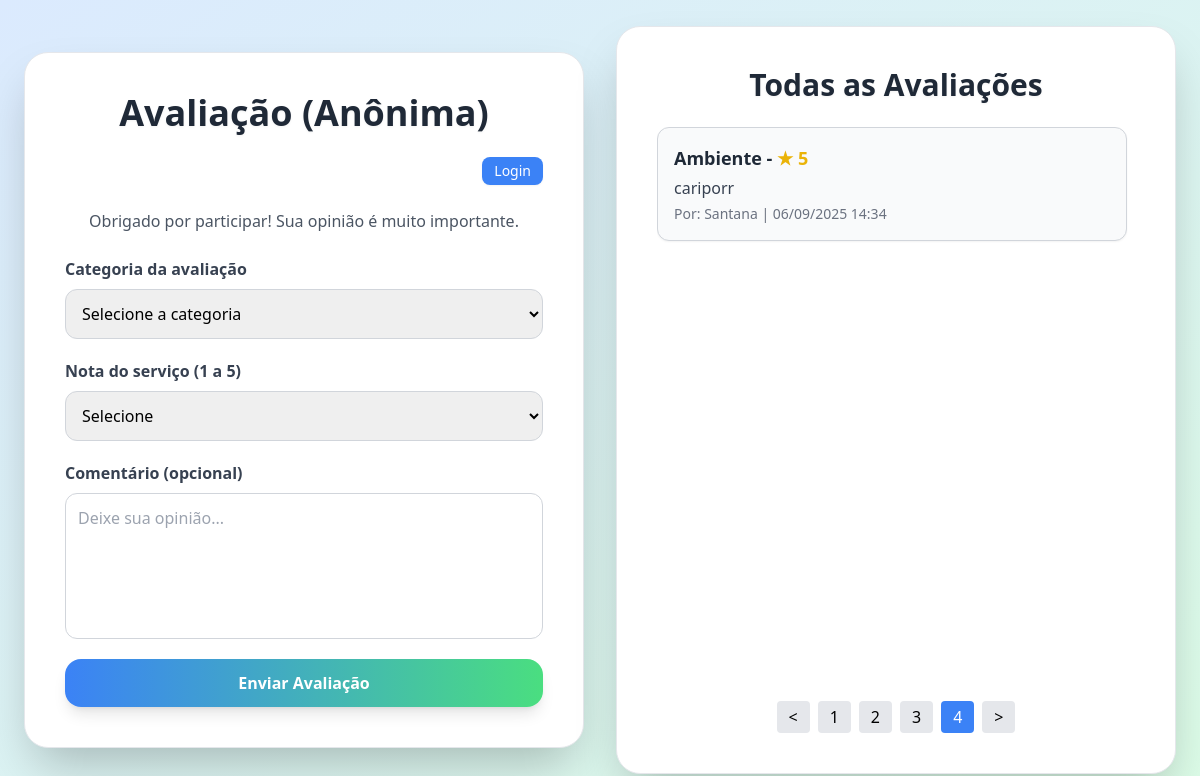
Screenshot of /src/frontend/views/view_painel.php?pagina=4 with the database file from the repository.
### tables this page shows
CREATE TABLE `avaliacoes` (
  `id_avaliacao` int(11) NOT NULL,
  `id_usuario` int(11) DEFAULT NULL,
  `ip_usuario` varchar(64) NOT NULL,
  `id_categoria` int(11) NOT NULL,
  `conteudo` text NOT NULL,
  `nota` int(11) DEFAULT NULL CHECK (`nota` between 1 and 5),
  `data_avaliacao` datetime DEFAULT current_timestamp(),
  `anonima` tinyint(1) DEFAULT 0
);

CREATE TABLE `categorias_avaliacao` (
  `id_categoria` int(11) NOT NULL,
  `nome_categoria` varchar(100) NOT NULL
);

CREATE TABLE `usuarios` (
  `id_usuario` int(11) NOT NULL,
  `id_tipo` int(11) NOT NULL,
  `nome` varchar(100) NOT NULL,
  `email` varchar(150) NOT NULL,
  `data_cadastro` datetime DEFAULT current_timestamp(),
  `cnpj` varchar(18) DEFAULT NULL
);

### src/backend/model/sessao.php (called while the page is built, shortened)
<?php
include_once __DIR__ . '/../database/db.php';
function verificarSessao() {
    if (!isset($_SESSION['usuario']) || !isset($_SESSION['token'])) {
        return false;
    }
    return true;
}

### src/backend/database/db.php (called while the page is built)
<?php
$dsn = "mysql:host=localhost;dbname=FeedbackEmpresas;charset=utf8mb4";
$user = "root";
$pass = "vini9000santana@";
try {
    $pdo = new PDO($dsn, $user, $pass);
    $pdo->setAttribute(PDO::ATTR_ERRMODE, PDO::ERRMODE_EXCEPTION);
} catch (PDOException $e) {
    die("Erro na conexão: " . $e->getMessage());
}
function executarConsulta($sql, $params = [])
{
    global $pdo;
    try {
        $stmt = $pdo->prepare($sql);
        $stmt->execute($params);
        return $stmt;
    } catch (PDOException $e) {
        throw $e;
    }
}

### src/frontend/views/view_painel.php (the view, shortened to what this page needs)
<?php
include_once __DIR__ . '/../../backend/model/sessao.php';
include_once __DIR__ . '/../../backend/database/db.php';
$logado = verificarSessao();
$idUsuario = $logado ? $_SESSION['usuario']['id'] : null;
$nomeUsuario = $logado ? $_SESSION['usuario']['nome'] : 'Anônimo';
$pagina = isset($_GET['pagina']) ? (int) $_GET['pagina'] : 1;
$limite = 4;
$offset = ($pagina - 1) * $limite;
$totalAvaliacoes = executarConsulta("
    SELECT COUNT(*) AS total
    FROM avaliacoes a
    " . ($logado ? "WHERE a.id_usuario <> $idUsuario" : "")
)->fetch(PDO::FETCH_ASSOC)['total'];
$totalPaginas = ceil($totalAvaliacoes / $limite);
$condicaoUsuario = $logado ? "WHERE a.id_usuario <> $idUsuario" : "";
$todasAvaliacoes = executarConsulta("
    SELECT a.id_avaliacao,
           c.nome_categoria,
           a.conteudo,
           a.nota,
           a.data_avaliacao,
           u.nome AS nome_usuario
    FROM avaliacoes a
    JOIN categorias_avaliacao c ON a.id_categoria = c.id_categoria
    LEFT JOIN usuarios u ON a.id_usuario = u.id_usuario
    $condicaoUsuario
    ORDER BY a.data_avaliacao DESC
    LIMIT $limite OFFSET $offset
")->fetchAll(PDO::FETCH_ASSOC);
?>
<!DOCTYPE html>
<html lang="pt-BR">
<head>
  <script src="https://cdn.tailwindcss.com"></script>
</head>
<body class="bg-gradient-to-br from-blue-100 to-green-100 min-h-screen flex flex-col md:flex-row items-center justify-center p-6 gap-8">
<div class="max-w-3xl w-full bg-white rounded-3xl shadow-2xl p-10 space-y-6 border border-gray-200">
  <h1 class="text-4xl font-extrabold text-gray-800 text-center mb-2 drop-shadow-sm">
    Avaliação <?= $logado ? '' : '(Anônima)' ?>
  </h1>
  <div class="flex justify-end items-center mb-4 space-x-3 text-sm">
    <?php if ($logado): ?>
      <span class="text-gray-700 font-medium">Logado como <strong><?= htmlspecialchars($nomeUsuario) ?></strong></span>
      <a href="logout.php" class="px-3 py-1 bg-red-500 text-white rounded-lg hover:bg-red-600 transition-shadow shadow-sm">Sair</a>
    <?php else: ?>
      <a href="view_login.php" class="px-3 py-1 bg-blue-500 text-white rounded-lg hover:bg-blue-600 transition-shadow shadow-sm">Login</a>
    <?php endif; ?>
  </div>
  <p class="text-gray-600 text-center mb-6">
    Obrigado por participar! Sua opinião é muito importante.
  </p>
  <form id="formAvaliacao" class="space-y-5">
    <div class="flex flex-col">
      <label class="text-gray-700 font-semibold mb-2">Categoria da avaliação</label>
      <select name="id_categoria" required class="w-full border border-gray-300 rounded-xl p-3 focus:ring-2 focus:ring-blue-400 focus:border-transparent transition">
        <option value="">Selecione a categoria</option>
      </select>
    </div>
    <div class="flex flex-col">
      <label class="text-gray-700 font-semibold mb-2">Nota do serviço (1 a 5)</label>
      <select name="nota" required class="w-full border border-gray-300 rounded-xl p-3 focus:ring-2 focus:ring-green-400 focus:border-transparent transition">
        <option value="">Selecione</option>
      </select>
    </div>
    <div class="flex flex-col">
      <label class="text-gray-700 font-semibold mb-2">Comentário (opcional)</label>
      <textarea name="conteudo" rows="5" class="w-full border border-gray-300 rounded-xl p-3 resize-none focus:ring-2 focus:ring-purple-400 focus:border-transparent transition" placeholder="Deixe sua opinião..."></textarea>
    </div>
    <button type="submit" class="w-full bg-gradient-to-r from-blue-500 to-green-400 text-white font-bold py-3 rounded-2xl shadow-lg hover:scale-105 transform transition-all">
      Enviar Avaliação
    </button>
  </form>
</div>
<div class="max-w-3xl w-full bg-white rounded-3xl shadow-2xl p-10 space-y-6 border border-gray-200">
  <h2 class="text-3xl font-extrabold text-gray-800 text-center mb-4 drop-shadow-sm">
    Todas as Avaliações
  </h2>
  <div id="todasAvaliacoes" class="space-y-4 h-[550px] overflow-y-auto pr-2">
    <?php if (empty($todasAvaliacoes)): ?>
      <p class="text-gray-600 text-center">Nenhuma avaliação encontrada.</p>
    <?php else: ?>
      <?php foreach ($todasAvaliacoes as $av): ?>
        <div class="border border-gray-300 rounded-xl p-4 bg-gray-50 shadow-sm hover:shadow-md transition">
          <div class="flex justify-between items-start">
            <div>
              <p class="font-semibold text-lg text-gray-800">
                <?= htmlspecialchars($av['nome_categoria']) ?> -
                <span class="text-yellow-500">★ <?= $av['nota'] ?></span>
              </p>
              <p class="text-gray-700 mt-1"><?= htmlspecialchars($av['conteudo']) ?></p>
              <p class="text-gray-500 text-sm mt-1">
                Por: <?= htmlspecialchars($av['nome_usuario'] ?? 'Anônimo') ?> |
                <?= date('d/m/Y H:i', strtotime($av['data_avaliacao'])) ?>
              </p>
            </div>
          </div>
        </div>
      <?php endforeach; ?>
    <?php endif; ?>
  </div>
  <?php if ($totalPaginas > 1): ?>
    <div class="flex justify-center items-center mt-4 space-x-2">
      <a href="?pagina=<?= max(1, $pagina-1) ?>" class="px-3 py-1 bg-gray-200 rounded hover:bg-gray-300">&lt;</a>
      <?php for($p=1; $p <= $totalPaginas; $p++): ?>
        <a href="?pagina=<?= $p ?>" class="px-3 py-1 rounded <?= $p == $pagina ? 'bg-blue-500 text-white' : 'bg-gray-200 hover:bg-gray-300' ?>">
          <?= $p ?>
        </a>
      <?php endfor; ?>
      <a href="?pagina=<?= min($totalPaginas, $pagina+1) ?>" class="px-3 py-1 bg-gray-200 rounded hover:bg-gray-300">&gt;</a>
    </div>
  <?php endif; ?>
</div>
</body>
</html>

### rows the page displays
avaliacoes: id_categoria.nome_categoria "Ambiente", nota "5", conteudo "cariporr", id_usuario.nome "Santana", data_avaliacao "06/09/2025 14:34"
